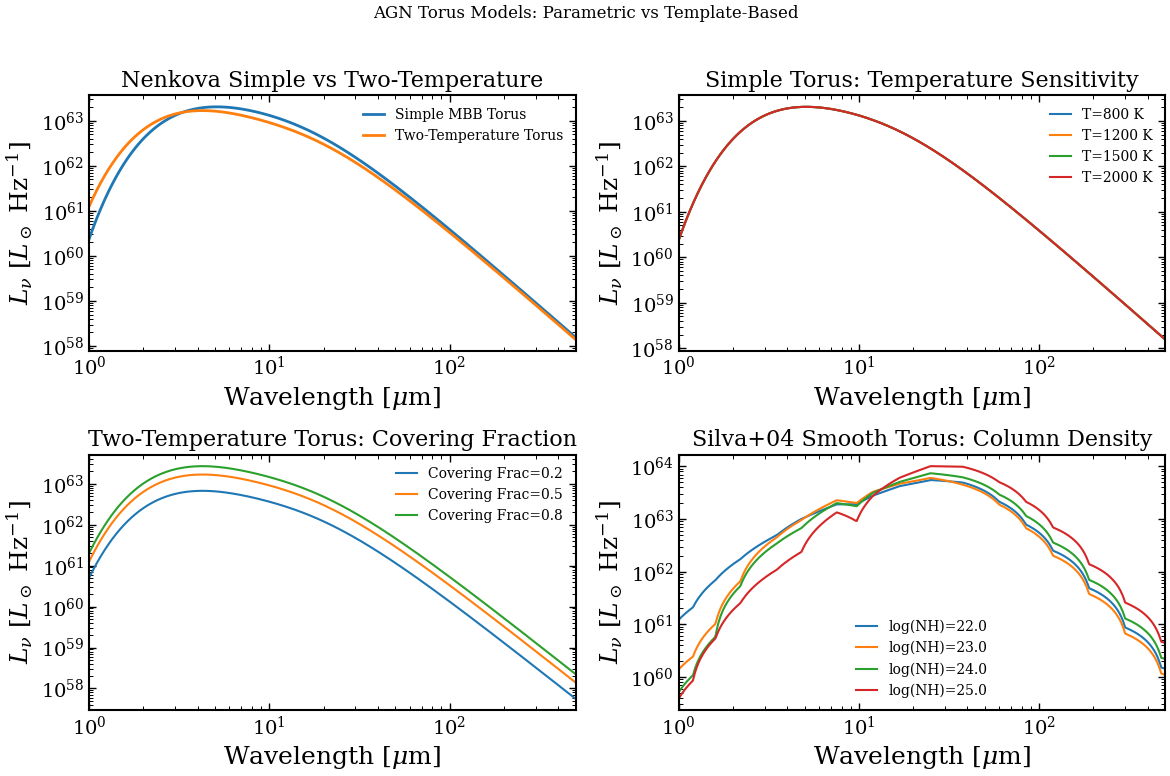

Generate this figure with Python:
"""
Torus Models Comparison: Nenkova vs Silva04
=============================================

Compare torus models spanning simple parametric (two-temperature MBB),
smooth-torus (Silva+04), and test the effects of covering factor and
optical depth on the infrared SED.
"""

from pathlib import Path

import jax.numpy as jnp
import matplotlib.pyplot as plt
import numpy as np

# Wavelength grid: 1 - 500 micron (IR torus)
wavelength = jnp.logspace(np.log10(1e4), np.log10(5e6), 512)
wave_um = np.array(wavelength) / 1e4

from tengri.analysis.plotting import setup_style
from tengri.components.agn import simple_torus, two_temperature_torus

setup_style()

fig, axes = plt.subplots(2, 2, figsize=(12, 8))

# --- Panel 1: Simple vs Two-Temperature Torus (Nenkova) ---
ax = axes[0, 0]

lbol = 44.0
for torus_model, label, color in [
    ("simple", "Simple MBB Torus", "C0"),
    ("two_temp", "Two-Temperature Torus", "C1"),
]:
    if torus_model == "simple":
        sed = simple_torus(wavelength, agn_log_lbol=lbol, agn_torus_temp=1500.0)
    else:
        sed = two_temperature_torus(wavelength, agn_log_lbol=lbol, agn_torus_frac=0.5)

    ax.loglog(wave_um, np.array(sed), lw=2.0, label=label, color=color)

ax.set_xlabel(r"Wavelength [$\mu$m]")
ax.set_ylabel(r"$L_\nu$ [$L_\odot$ Hz$^{-1}$]")
ax.set_title("Nenkova Simple vs Two-Temperature")
ax.legend(fontsize=10, frameon=False)
ax.set_xlim(1, 500)

# --- Panel 2: Temperature sweep (Simple MBB) ---
ax = axes[0, 1]

for temp in [800.0, 1200.0, 1500.0, 2000.0]:
    sed = simple_torus(wavelength, agn_log_lbol=44.0, agn_torus_temp=temp)
    ax.loglog(wave_um, np.array(sed), lw=1.5, label=f"T={temp:.0f} K")

ax.set_xlabel(r"Wavelength [$\mu$m]")
ax.set_ylabel(r"$L_\nu$ [$L_\odot$ Hz$^{-1}$]")
ax.set_title("Simple Torus: Temperature Sensitivity")
ax.legend(fontsize=10, frameon=False)
ax.set_xlim(1, 500)

# --- Panel 3: Covering fraction sweep ---
ax = axes[1, 0]

for frac in [0.2, 0.5, 0.8]:
    sed = two_temperature_torus(wavelength, agn_log_lbol=44.0, agn_torus_frac=frac)
    ax.loglog(wave_um, np.array(sed), lw=1.5, label=f"Covering Frac={frac:.1f}")

ax.set_xlabel(r"Wavelength [$\mu$m]")
ax.set_ylabel(r"$L_\nu$ [$L_\odot$ Hz$^{-1}$]")
ax.set_title("Two-Temperature Torus: Covering Fraction")
ax.legend(fontsize=10, frameon=False)
ax.set_xlim(1, 500)

# --- Panel 4: Silva04 (if available) ---
ax = axes[1, 1]

_silva04_path = None
for p in [
    Path("data/silva04_torus_grid.h5"),
    Path("../data/silva04_torus_grid.h5"),
    Path("../../data/silva04_torus_grid.h5"),
]:
    if p.exists():
        _silva04_path = str(p)
        break

if _silva04_path is not None:
    from tengri.components.agn import create_silva04_from_grid

    silva04_fn = create_silva04_from_grid(_silva04_path)

    # Silva04 varies column density (NH)
    for log_nh in [22.0, 23.0, 24.0, 25.0]:
        sed = silva04_fn(wavelength, agn_log_lbol=44.0, agn_log_nh_silva=log_nh)
        ax.loglog(wave_um, np.array(sed), lw=1.5, label=f"log(NH)={log_nh:.1f}")

    ax.set_xlabel(r"Wavelength [$\mu$m]")
    ax.set_ylabel(r"$L_\nu$ [$L_\odot$ Hz$^{-1}$]")
    ax.set_title("Silva+04 Smooth Torus: Column Density")
    ax.legend(fontsize=10, frameon=False)
    ax.set_xlim(1, 500)
else:
    # If Silva04 not available, show nenkova comparison
    sed1 = simple_torus(wavelength, agn_log_lbol=43.0, agn_torus_temp=1500.0)
    sed2 = simple_torus(wavelength, agn_log_lbol=44.0, agn_torus_temp=1500.0)
    sed3 = simple_torus(wavelength, agn_log_lbol=45.0, agn_torus_temp=1500.0)

    ax.loglog(wave_um, np.array(sed1), lw=1.5, label="log(L_bol)=43")
    ax.loglog(wave_um, np.array(sed2), lw=1.5, label="log(L_bol)=44")
    ax.loglog(wave_um, np.array(sed3), lw=1.5, label="log(L_bol)=45")

    ax.set_xlabel(r"Wavelength [$\mu$m]")
    ax.set_ylabel(r"$L_\nu$ [$L_\odot$ Hz$^{-1}$]")
    ax.set_title("Torus Luminosity Dependence")
    ax.legend(fontsize=10, frameon=False)
    ax.set_xlim(1, 500)

fig.suptitle("AGN Torus Models: Parametric vs Template-Based", fontsize=12)
fig.tight_layout(rect=[0, 0, 1, 0.97])
plt.savefig("plot_torus_comparison.png", dpi=100, bbox_inches="tight")
plt.show()
